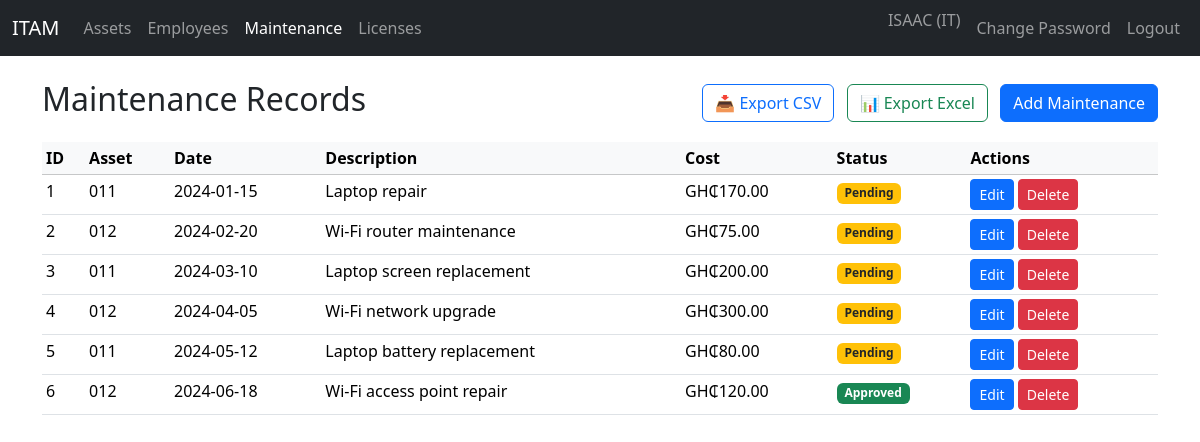
Screenshot of /maintenance (signed in) with the database file from the repository.
### app/models.py (models this page shows, shortened)
class User(UserMixin, db.Model):
    id = db.Column(db.Integer, primary_key=True)
    username = db.Column(db.String(120), unique=True, nullable=False)
    email = db.Column(db.String(120), unique=True, nullable=False)
    password_hash = db.Column(db.String(128), nullable=False)
    role = db.Column(db.String(20), nullable=False, default="Employee")

class Maintenance(db.Model):
    id = db.Column(db.Integer, primary_key=True)
    asset_id = db.Column(db.Integer, db.ForeignKey("asset.id"))
    date = db.Column(db.Date, default=datetime.utcnow)
    description = db.Column(db.Text)
    cost = db.Column(db.Float)
    status = db.Column(db.String(20), default="Pending")
    approved_by = db.Column(db.Integer, db.ForeignKey("user.id"), nullable=True)
    approved_at = db.Column(db.DateTime, nullable=True)

class Asset(db.Model):
    id = db.Column(db.Integer, primary_key=True)
    asset_id = db.Column(db.String(64), unique=True, nullable=False)
    asset_type = db.Column(db.String(120))
    brand = db.Column(db.String(120))
    model = db.Column(db.String(120))
    serial_no = db.Column(db.String(120))
    purchase_date = db.Column(db.Date)
    warranty_expiry = db.Column(db.Date)
    status = db.Column(db.String(50))
    notes = db.Column(db.Text)
    assigned_to = db.Column(db.Integer, db.ForeignKey("employee.id"))
    maintenances = db.relationship("Maintenance", backref="asset", lazy=True)

### app/routes.py (the view)
@main.route("/maintenance")
@login_required
@role_required("Admin", "IT", "Manager")
def maintenance_list():
    maintenances = Maintenance.query.order_by(Maintenance.date.asc()).all()
    return render_template("maintenance/list.html", maintenances=maintenances)

### app/models.py (called while the page is built)
@login_manager.user_loader
def load_user(user_id):
    return User.query.get(int(user_id))

### app/routes.py (called while the page is built)
def role_required(*roles):
    def decorator(f):
        @wraps(f)
        def wrapped(*args, **kwargs):
            if not current_user.is_authenticated:
                return redirect(url_for("main.login"))
            if current_user.role not in roles:
                flash("Access denied", "danger")
                return redirect(url_for("main.dashboard"))
            return f(*args, **kwargs)
        return wrapped
    return decorator

### app/templates/maintenance/list.html (shortened to what this page needs)
{% extends 'base.html' %}
{% block content %}
<div class="d-flex justify-content-between align-items-center mb-3">
  <h2>Maintenance Records</h2>
  <div>
    {% if current_user.role in ['Admin', 'IT', 'Manager'] %}
      <a href="{{ url_for('main.export_maintenance_csv') }}" class="btn btn-outline-primary me-2">📥 Export CSV</a>
      <a href="{{ url_for('main.export_maintenance_excel') }}" class="btn btn-outline-success me-2">📊 Export Excel</a>
    {% endif %}
    {% if current_user.role in ['Admin', 'IT'] %}
      <a href="{{ url_for('main.maintenance_new') }}" class="btn btn-primary">Add Maintenance</a>
    {% endif %}
  </div>
</div>
<table class="table table-sm table-hover">
  <thead class="table-light"><tr><th>ID</th><th>Asset</th><th>Date</th><th>Description</th><th>Cost</th><th>Status</th>{% if current_user.role in ['Admin', 'IT'] %}<th>Actions</th>{% endif %}</tr></thead>
  <tbody>
  {% for m in maintenances %}<tr><td>{{ m.id }}</td><td>{{ m.asset.asset_id if m.asset else '' }}</td><td>{{ m.date }}</td><td>{{ m.description }}</td><td>{{ m.cost|ghs }}</td>
  <td>{% if m.status == 'Approved' %}<span class="badge bg-success">Approved</span>{% else %}<span class="badge bg-warning text-dark">Pending</span>{% endif %}</td>
  {% if current_user.role in ['Admin', 'IT'] %}
    <td>
      <a href="{{ url_for('main.maintenance_edit', mid=m.id) }}" class="btn btn-sm btn-primary">Edit</a>
      <form method="post" style="display:inline-block" onsubmit="return confirm('Delete maintenance?');">
        <button type="submit" formaction="{{ url_for('main.maintenance_delete', mid=m.id) }}" class="btn btn-sm btn-danger">Delete</button>
      </form>
    </td>
  {% endif %}
  </tr>{% endfor %}
  </tbody>
</table>
{% endblock %}

### app/templates/base.html (shortened to what this page needs)
<!DOCTYPE html>
<html lang="en">
<head>
  <link href="https://cdn.jsdelivr.net/npm/bootstrap@5.3.2/dist/css/bootstrap.min.css" rel="stylesheet">
  <link rel="stylesheet" href="https://cdnjs.cloudflare.com/ajax/libs/font-awesome/6.4.0/css/all.min.css">
</head>
<body>
<nav class="navbar navbar-expand-lg navbar-dark bg-dark">
  <div class="container-fluid">
    <a class="navbar-brand" href="{{ url_for('main.dashboard') }}">ITAM</a>
    <div class="collapse navbar-collapse" id="navbarsExample07">
      <ul class="navbar-nav me-auto mb-2 mb-lg-0">
        {% if current_user.is_authenticated %}
          {% if current_user.role in ['Admin', 'IT', 'Manager'] %}
            <li class="nav-item"><a class="nav-link {% if request.endpoint == 'main.assets' %}active{% endif %}" href="{{ url_for('main.assets') }}">Assets</a></li>
            <li class="nav-item"><a class="nav-link {% if request.endpoint == 'main.employees' %}active{% endif %}" href="{{ url_for('main.employees') }}">Employees</a></li>
            <li class="nav-item"><a class="nav-link {% if request.endpoint == 'main.maintenance_list' %}active{% endif %}" href="{{ url_for('main.maintenance_list') }}">Maintenance</a></li>
            <li class="nav-item"><a class="nav-link {% if request.endpoint == 'main.licenses' %}active{% endif %}" href="{{ url_for('main.licenses') }}">Licenses</a></li>
          {% endif %}
        {% endif %}
      </ul>
      <ul class="navbar-nav mb-2 mb-lg-0">
        {% if current_user.is_authenticated %}
          <li class="nav-item"><span class="navbar-text me-2">{{ current_user.username }} ({{ current_user.role }})</span></li>
          <li class="nav-item"><a class="nav-link" href="{{ url_for('main.change_password') }}">Change Password</a></li>
          <li class="nav-item"><a class="nav-link" href="{{ url_for('main.logout') }}">Logout</a></li>
        {% else %}
          <li class="nav-item"><a class="nav-link" href="{{ url_for('main.login') }}">Login</a></li>
        {% endif %}
      </ul>
    </div>
  </div>
</nav>
<div class="container py-4">
  {% block content %}{% endblock %}
</div>
</body>
</html>

### rows the page displays
User: username "ISAAC", role "IT"
Maintenance: id "1", asset "011", date "2024-01-15", description "Laptop repair", cost|ghs "GH₵170.00", shows "Pending"
Maintenance: id "2", asset "012", date "2024-02-20", description "Wi-Fi router maintenance", cost|ghs "GH₵75.00", shows "Pending"
Maintenance: id "3", asset "011", date "2024-03-10", description "Laptop screen replacement", cost|ghs "GH₵200.00", shows "Pending"
Maintenance: id "4", asset "012", date "2024-04-05", description "Wi-Fi network upgrade", cost|ghs "GH₵300.00", shows "Pending"
Maintenance: id "5", asset "011", date "2024-05-12", description "Laptop battery replacement", cost|ghs "GH₵80.00", shows "Pending"
Maintenance: id "6", asset "012", date "2024-06-18", description "Wi-Fi access point repair", cost|ghs "GH₵120.00", status "Approved"
